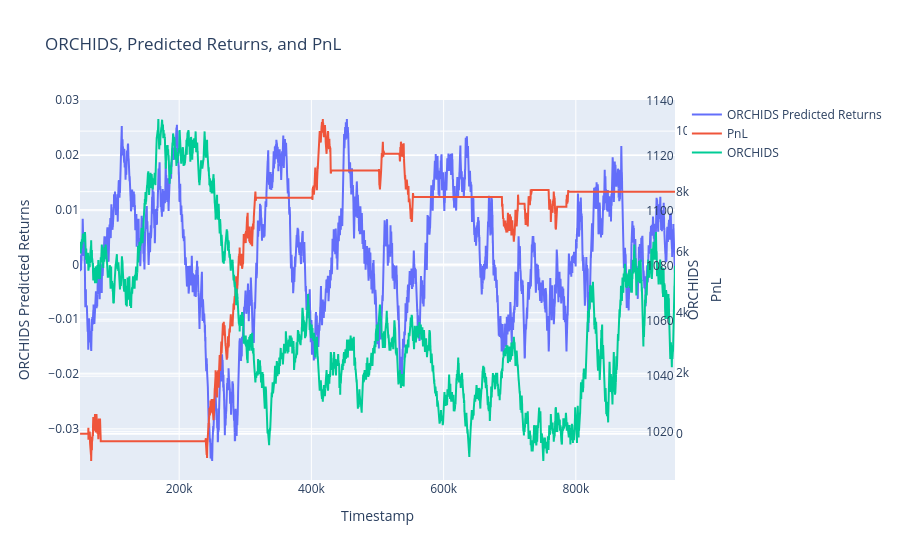

The notebook cell saved with this chart:
### Code cell
import plotly.graph_objects as go

# Create the first trace for ORCHIDS_pred_returns_in_500_its
trace1 = go.Scatter(
    x=df_backtest['timestamp'],
    y=df_backtest['ORCHIDS_pred_returns_in_500_its'],
    name='ORCHIDS Predicted Returns',
    yaxis='y1'
)

# Create the second trace for pnl
trace2 = go.Scatter(
    x=df_backtest['timestamp'],
    y=df_backtest['pnl'],
    name='PnL',
    yaxis='y2'
)

# Create the third trace for ORCHIDS
trace3 = go.Scatter(
    x=df_backtest['timestamp'],
    y=df_backtest['ORCHIDS'],
    name='ORCHIDS',
    yaxis='y3'
)

# Create the layout for the graph
layout = go.Layout(
    title='ORCHIDS, Predicted Returns, and PnL',
    xaxis=dict(title='Timestamp'),
    yaxis=dict(
        title='ORCHIDS Predicted Returns',
        side='left'
    ),
    yaxis2=dict(
        title='PnL',
        side='right',
        overlaying='y'
    ),
    yaxis3=dict(
        title='ORCHIDS',
        side='right',
        overlaying='y',
        position=0.95
    )
)

# Create the figure and add the traces and layout
fig = go.Figure(data=[trace1, trace2, trace3], layout=layout)

# Show the plot
fig.show()

### Figure 1 — Plotly figure (JSON) as saved in the notebook; plotly's stock layout.template omitted (floating-point values rounded to 4 significant figures; data arrays with more than 128 entries replaced by an {"elided": "..."} marker saying what was removed)
{"data": [{"name": "ORCHIDS Predicted Returns", "type": "scatter", "x": {"elided": "9001 int values"}, "y": {"elided": "9001 float values"}, "yaxis": "y"}, {"name": "PnL", "type": "scatter", "x": {"elided": "9001 int values"}, "y": {"elided": "9001 int values"}, "yaxis": "y2"}, {"name": "ORCHIDS", "type": "scatter", "x": {"elided": "9001 int values"}, "y": {"elided": "9001 float values"}, "yaxis": "y3"}], "layout": {"title": {"text": "ORCHIDS, Predicted Returns, and PnL"}, "xaxis": {"title": {"text": "Timestamp"}}, "yaxis": {"side": "left", "title": {"text": "ORCHIDS Predicted Returns"}}, "yaxis2": {"overlaying": "y", "side": "right", "title": {"text": "PnL"}}, "yaxis3": {"overlaying": "y", "position": 0.95, "side": "right", "title": {"text": "ORCHIDS"}}}}
